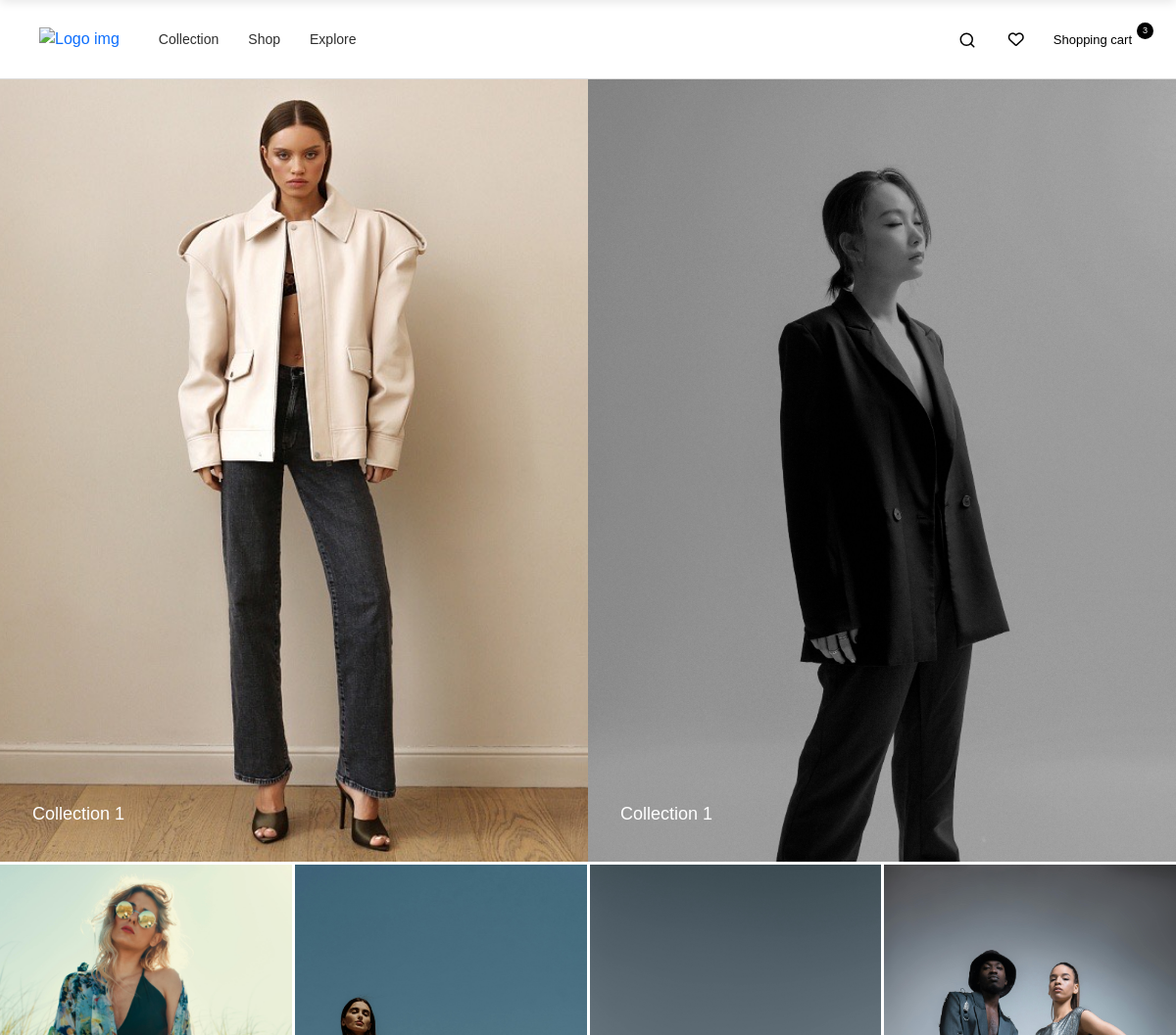
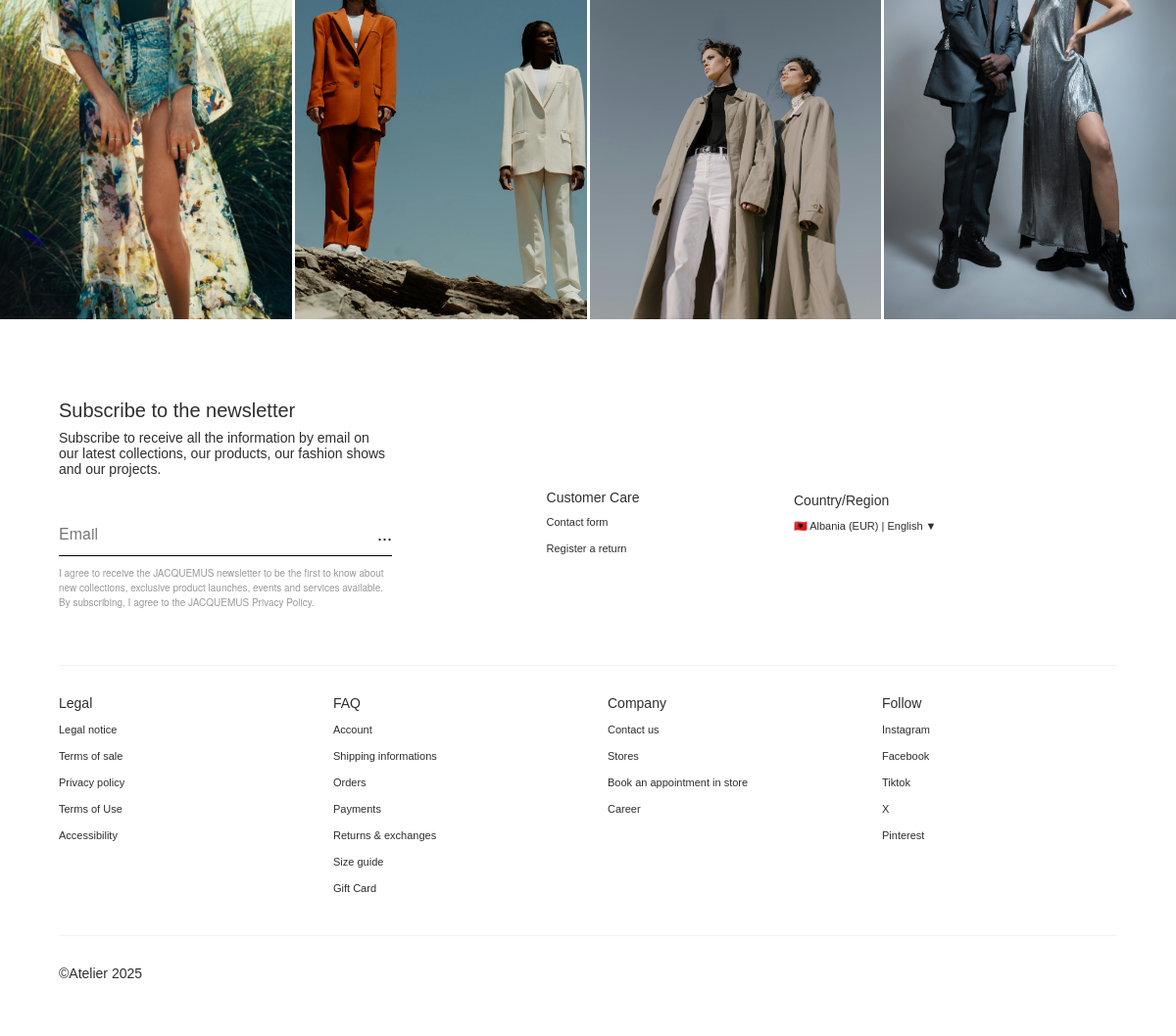
The app's page / (signed in) with its own data (2 pictures, top to bottom).
### Product/models.py (models this page shows, shortened)
class D_Product(models.Model):
    name = models.CharField(max_length=100, default='')
    subcategory = models.ForeignKey(B_Subcategory, on_delete=models.CASCADE, null=True, blank=True)
    collection = models.ForeignKey(C_Collection, on_delete=models.CASCADE, related_name='products', null=True, blank=True)
    price = models.DecimalField(max_digits=7, decimal_places=2)
    main_image = models.ImageField(null=True, blank=True)
    description = RichTextField(blank=True, null=True)
    details = RichTextField(blank=True, null=True)
    is_new = models.BooleanField(default=False)
    @property
    def imageURL(self):
        try:
            url = self.main_image.url
        except:
            url = ''
        return url

class C_Collection(models.Model):
    collection = models.CharField(max_length=100, default='')
    slug = models.SlugField(unique=True, blank=True)
    main_image = models.ImageField(null=True, blank=True)
    info = models.CharField(max_length=200, default='')
    description = RichTextField(blank=True, null=True)
    cover_image = models.ImageField(null=True, blank=True)
    footer_description = RichTextField(blank=True, null=True)
    created_at = models.DateTimeField(auto_now_add=True, null=True)

### Atelier_Shop/views.py (the view)
# urls.py: path('', views.index, name='index'),
def index(request):
    if request.method == 'GET':
        try:
            collection = C_Collection.objects.first()  # Fetching the first collection as an example
        except C_Collection.DoesNotExist:
            collection = None  # If no collection exists, set it to None
        categories = A_Category.objects.all()
        subcategories = B_Subcategory.objects.all()
        collections = C_Collection.objects.all()
        menu = B_Main_Product.objects.all()
        marque_all = A_Notification.objects.first()
        main_product = B_Main_Product.objects.first()
        footer1 = Z_Contact.objects.first()
        col = C_Collection.objects.all()
        images = GalleryImage.objects.select_related('product').all()
        products = D_Product.objects.all()
        products_group1 = D_Product.objects.all()[:6]
        products_group2 = D_Product.objects.all()[6:12]
        footer_images = FooterImage.objects.all()
        products_in_collection = D_Product.objects.filter(collection=collection)
        gallery_images_for_collection = GalleryImage.objects.filter(product__in=products_in_collection)
        new_products = D_Product.objects.filter(is_new=True).order_by('-id')[:4]
        popular_products = D_Product.objects.filter(is_new=True).order_by('-id')[:4]
        wishlist = request.session.get('wishlist', [])
        data = cartData(request)
        cartItems = data['cartItems']
        order = data['order']
        items = data['items']
        g_customer = None  # Default to None
        if request.user.is_authenticated:
            try:
                g_customer = request.user.g_customer
            except G_Customer.DoesNotExist:
                g_customer = None
        else:
            g_customer = G_Customer(name="Guest", surname="User", email="guest@example.com")
        context = {
            'categories': categories,
            'subcategories': subcategories,
            'collections': collections,
            'marque_all': marque_all,
            'main_product': main_product,
            'footer': footer1,
            'col': col,
            'menu': menu,
            'images': images,
            'collection': collection,
            'products': products,
            'footer_images': footer_images,
            'gallery_images': gallery_images_for_collection,
            'new_products': new_products,
            'cartItems': cartItems,
            'products1': products_group1,
            'products2': products_group2,
            'popular_products':popular_products,
            'items':items,
            'wishlist': wishlist,
            'g_customer': g_customer  # Pass the G_Customer (or guest) info to the template
        }
        return render(request, 'index.html', context)

### Product/models.py (called while the page is built)
    @property
    def get_total(self):
        if self.product and self.quantity:
            return self.product.price * self.quantity
        return 0

### Product/utils.py (called while the page is built)
def cartData(request):
    if request.user.is_authenticated:
        customer, created = G_Customer.objects.get_or_create(user=request.user)
        order, created = H_Order.objects.get_or_create(customer=customer, complete=False)
        items = order.i_orderitem_set.all()
        cartItems = sum([item.quantity for item in items])
    else:
        cookieData = cookieCart(request)
        cartItems = cookieData['cartItems']
        order = cookieData['order']
        items = cookieData['items']
    return {'cartItems': cartItems, 'order': order, 'items': items}

### templates/index.html (shortened to what this page needs)
{% load static %}
<!DOCTYPE html>
<html lang="en">
<head>
    {% include 'head.html' %}
</head>
<body>
    <header class="index-header low-nav">
        {% include 'navbar.html' %}
    </header>
  <section class="product-gallery">
  <div class="product-row row-large">
    {% for product in products1|slice:":2" %}
      <div class="product-item large">
        <a href="#">
          <div class="image-wrapper">
            <img src="{{ product.main_image.url }}" alt="{{ product.name }}">
            <div class="collection-label text-medium">{{ product.collection.collection }}</div>
          </div>
        </a>
      </div>
    {% endfor %}
  </div>
   <div class="product-row row-small">
  {% for product in products1|slice:"2:" %}
    <div class="product-item small">
     <a href="{% url 'product' product.id %}">
      <div class="image-wrapper">
        <div class="product-slider">
  {% if product.main_image %}
    <img src="{{ product.main_image.url }}" alt="{{ product.name }}" class="slide-image active">
  {% endif %}
</div>
      </div>
     </a>
    </div>
  {% endfor %}
</div>
</section>
       {% include 'footer.html' %}
</body>
</html>

### static/css/style.css (style rules this page uses)
* { margin: 0; padding: 0; box-sizing: border-box; scroll-behavior: smooth; }
:root { --white: #fff; --dark: #2e2e2e; --lightdark: #1e1e1e; --gray: #333; --light-gray: #FAFAFA; --name: 'Noto Serif Display', serif; --title: "GiordanoGoldSerif", serif; --text: "FuturaPTLight", sans-serif; }
a { text-decoration: none!important; }
.text-medium { font-family: var(--text); color: var(--white); font-size: 18px; font-weight: 300; line-height: 20px; }
.low-nav { position: fixed; top: 0; left: 0; width: 100%; z-index: 9999; background-color: transparent; transition: background-color 0.3s ease, box-shadow 0.3s ease; }
.product-gallery { padding-top:80px; }
.row-large { display: grid; grid-template-columns: 1fr 1fr; margin-bottom: 3px; }
.row-small { display: grid; grid-template-columns: repeat(4, 1fr); gap: 3px; margin-bottom: 3px; }
.row-small .product-item.small { flex: 1 1 23%; position: relative; }
.image-wrapper { position: relative; overflow: hidden; width:100%; height:800px; }
.small .image-wrapper { position: relative; overflow: hidden; width:100%; height:500px; }
.image-wrapper img { width: 100%; height:100%; object-fit:cover; object-position:center; display: block; transition: transform 0.3s ease; }
.collection-label { position: absolute; bottom: 35px; left: 25px; padding: 4px 8px; }
.product-slider { position: relative; width: 100%; height: 100%; overflow: hidden!important; }
.slide-image { position: absolute; width: 100%; height: 100%; object-fit: cover; opacity: 0; transition: opacity 0.5s ease; z-index: 1; }
.slide-image.active { opacity: 1; z-index: 1; }
.product-slider img { width: 100%; height: 100%; object-fit:cover; }

### records on screen
D_Product: main_image (picture), collection.collection "Collection 1"
D_Product: main_image (picture), collection.collection "Collection 1"
D_Product: main_image (picture)
D_Product: main_image (picture)
D_Product: main_image (picture)
D_Product: main_image (picture)

### other values on screen
{{ cartItems }} "3"
